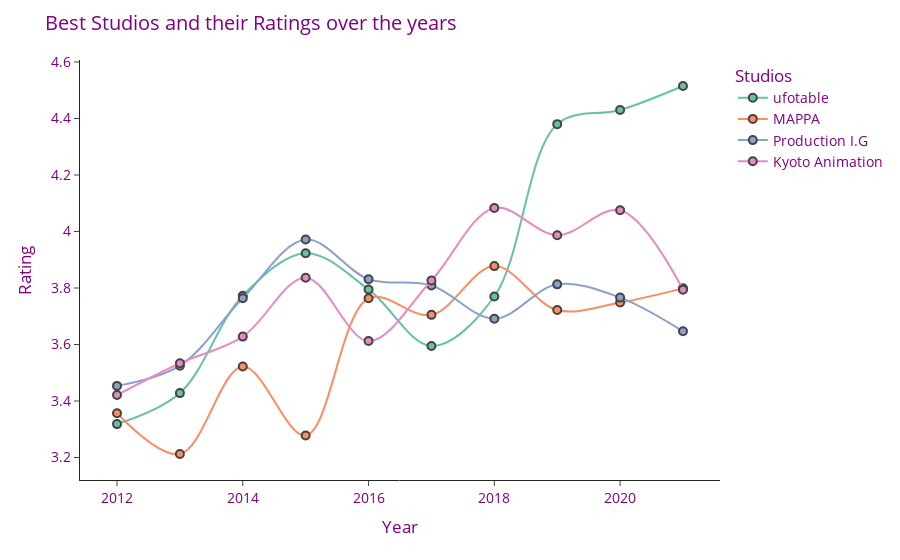

The notebook cell this image was saved under:
### Markdown cell above
<h2 style = "font-size: 40px; color:purple; font-family:times new roman; font-style: italic">Current Best Studios</h2>

### Code cell
best_studios_df = general[general.Studio.isin(["ufotable", "MAPPA", "Production I.G", "Kyoto Animation"])]

fig = px.line(x = [i for i in range(2012, 2022)],
                y = [[best_studios_df[(best_studios_df.Studio == "ufotable") & (best_studios_df.Release_year == j)].Rating.mean() for j in range(2012, 2022)],
                        [best_studios_df[(best_studios_df.Studio == "MAPPA") & (best_studios_df.Release_year == j)].Rating.mean() for j in range(2012, 2022)],
                        [best_studios_df[(best_studios_df.Studio == "Production I.G") & (best_studios_df.Release_year == j)].Rating.mean() for j in range(2012, 2022)],
                        [best_studios_df[(best_studios_df.Studio == "Kyoto Animation") & (best_studios_df.Release_year == j)].Rating.mean() for j in range(2012, 2022)]
                ],
                labels={"variable": "Studios",
                        "value" : "Rating"
                     },
                markers=True,
                line_shape='spline',
                color_discrete_sequence=palette,
)

fig.update_layout(
    title = "Best Studios and their Ratings over the years",
    xaxis_title = "Year",
    hoverlabel=dict(
        font_size=14
    ),
    font=dict(
        color = "purple",
        size = 14
    ),
)

fig.update_traces(
                  selector=dict(type='scatter'),
                  marker=dict(size=8,
                              line=dict(width=2)
                             )
)

newnames = {'wide_variable_0': 'ufotable',
            'wide_variable_1': 'MAPPA',
            'wide_variable_2': 'Production I.G',
            'wide_variable_3': 'Kyoto Animation'
}

fig.for_each_trace(lambda t: t.update(name = newnames[t.name],
                                      legendgroup = newnames[t.name],
                                      hovertemplate = t.hovertemplate.replace(t.name, newnames[t.name])
                                     )
                  )

fig.show()

### Figure 1 — Plotly figure (JSON) as saved in the notebook; plotly's stock layout.template omitted (floating-point values rounded to 4 significant figures)
{"data": [{"hovertemplate": "Studios=ufotable<br>x=%{x}<br>Rating=%{y}<extra></extra>", "legendgroup": "ufotable", "line": {"color": "rgb(102,194,165)", "dash": "solid", "shape": "spline"}, "marker": {"line": {"width": 2}, "size": 8, "symbol": "circle"}, "mode": "lines+markers", "name": "ufotable", "orientation": "v", "showlegend": true, "type": "scatter", "x": [2012, 2013, 2014, 2015, 2016, 2017, 2018, 2019, 2020, 2021], "xaxis": "x", "y": [3.318, 3.428, 3.772, 3.923, 3.795, 3.595, 3.77, 4.38, 4.43, 4.515], "yaxis": "y"}, {"hovertemplate": "Studios=MAPPA<br>x=%{x}<br>Rating=%{y}<extra></extra>", "legendgroup": "MAPPA", "line": {"color": "rgb(252,141,98)", "dash": "solid", "shape": "spline"}, "marker": {"line": {"width": 2}, "size": 8, "symbol": "circle"}, "mode": "lines+markers", "name": "MAPPA", "orientation": "v", "showlegend": true, "type": "scatter", "x": [2012, 2013, 2014, 2015, 2016, 2017, 2018, 2019, 2020, 2021], "xaxis": "x", "y": [3.357, 3.213, 3.522, 3.278, 3.764, 3.705, 3.878, 3.722, 3.749, 3.799], "yaxis": "y"}, {"hovertemplate": "Studios=Production I.G<br>x=%{x}<br>Rating=%{y}<extra></extra>", "legendgroup": "Production I.G", "line": {"color": "rgb(141,160,203)", "dash": "solid", "shape": "spline"}, "marker": {"line": {"width": 2}, "size": 8, "symbol": "circle"}, "mode": "lines+markers", "name": "Production I.G", "orientation": "v", "showlegend": true, "type": "scatter", "x": [2012, 2013, 2014, 2015, 2016, 2017, 2018, 2019, 2020, 2021], "xaxis": "x", "y": [3.454, 3.525, 3.764, 3.972, 3.831, 3.809, 3.691, 3.813, 3.766, 3.647], "yaxis": "y"}, {"hovertemplate": "Studios=Kyoto Animation<br>x=%{x}<br>Rating=%{y}<extra></extra>", "legendgroup": "Kyoto Animation", "line": {"color": "rgb(231,138,195)", "dash": "solid", "shape": "spline"}, "marker": {"line": {"width": 2}, "size": 8, "symbol": "circle"}, "mode": "lines+markers", "name": "Kyoto Animation", "orientation": "v", "showlegend": true, "type": "scatter", "x": [2012, 2013, 2014, 2015, 2016, 2017, 2018, 2019, 2020, 2021], "xaxis": "x", "y": [3.421, 3.534, 3.628, 3.836, 3.612, 3.827, 4.083, 3.987, 4.075, 3.794], "yaxis": "y"}], "layout": {"font": {"color": "purple", "size": 14}, "hoverlabel": {"font": {"size": 14}}, "legend": {"title": {"text": "Studios"}, "tracegroupgap": 0}, "margin": {"t": 60}, "title": {"text": "Best Studios and their Ratings over the years"}, "xaxis": {"anchor": "y", "domain": [0, 1], "title": {"text": "Year"}}, "yaxis": {"anchor": "x", "domain": [0, 1], "title": {"text": "Rating"}}}}
